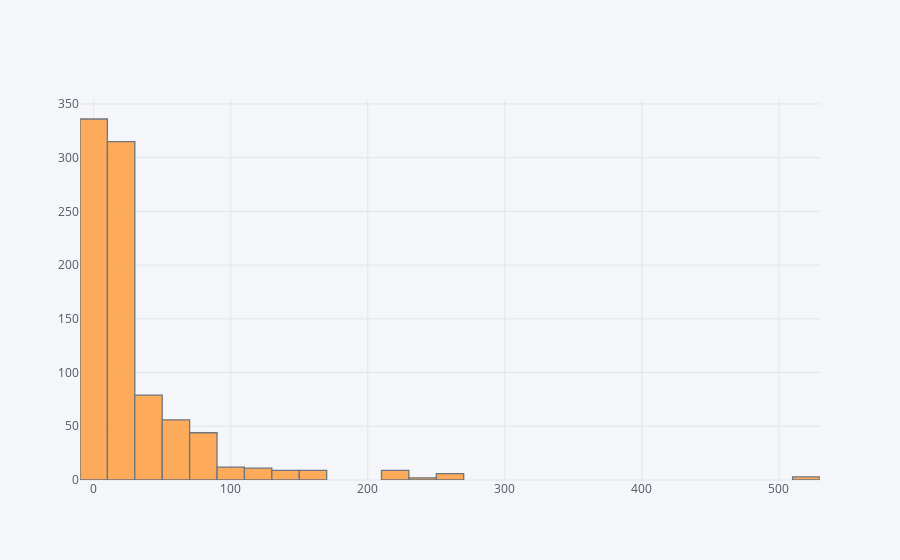

The notebook cell this image was saved under:
### Code cell
train['Fare'].iplot(kind='hist', bins=30)

### Figure 1 — Plotly figure (JSON) as saved in the notebook; plotly's stock layout.template omitted (floating-point values rounded to 4 significant figures; data arrays with more than 128 entries replaced by an {"elided": "..."} marker saying what was removed)
{"data": [{"histfunc": "count", "histnorm": "", "marker": {"color": "rgba(255, 153, 51, 1.0)", "line": {"color": "#4D5663", "width": 1.3}}, "name": "Fare", "nbinsx": 30, "opacity": 0.8, "orientation": "v", "type": "histogram", "uid": "d2356bd1-b936-4b2c-a97d-d0c50fb041de", "x": {"elided": "891 float values"}}], "layout": {"barmode": "overlay", "legend": {"bgcolor": "#F5F6F9", "font": {"color": "#4D5663"}}, "paper_bgcolor": "#F5F6F9", "plot_bgcolor": "#F5F6F9", "title": {"font": {"color": "#4D5663"}}, "xaxis": {"gridcolor": "#E1E5ED", "showgrid": true, "tickfont": {"color": "#4D5663"}, "title": {"font": {"color": "#4D5663"}, "text": ""}, "zerolinecolor": "#E1E5ED"}, "yaxis": {"gridcolor": "#E1E5ED", "showgrid": true, "tickfont": {"color": "#4D5663"}, "title": {"font": {"color": "#4D5663"}, "text": ""}, "zerolinecolor": "#E1E5ED"}}}
